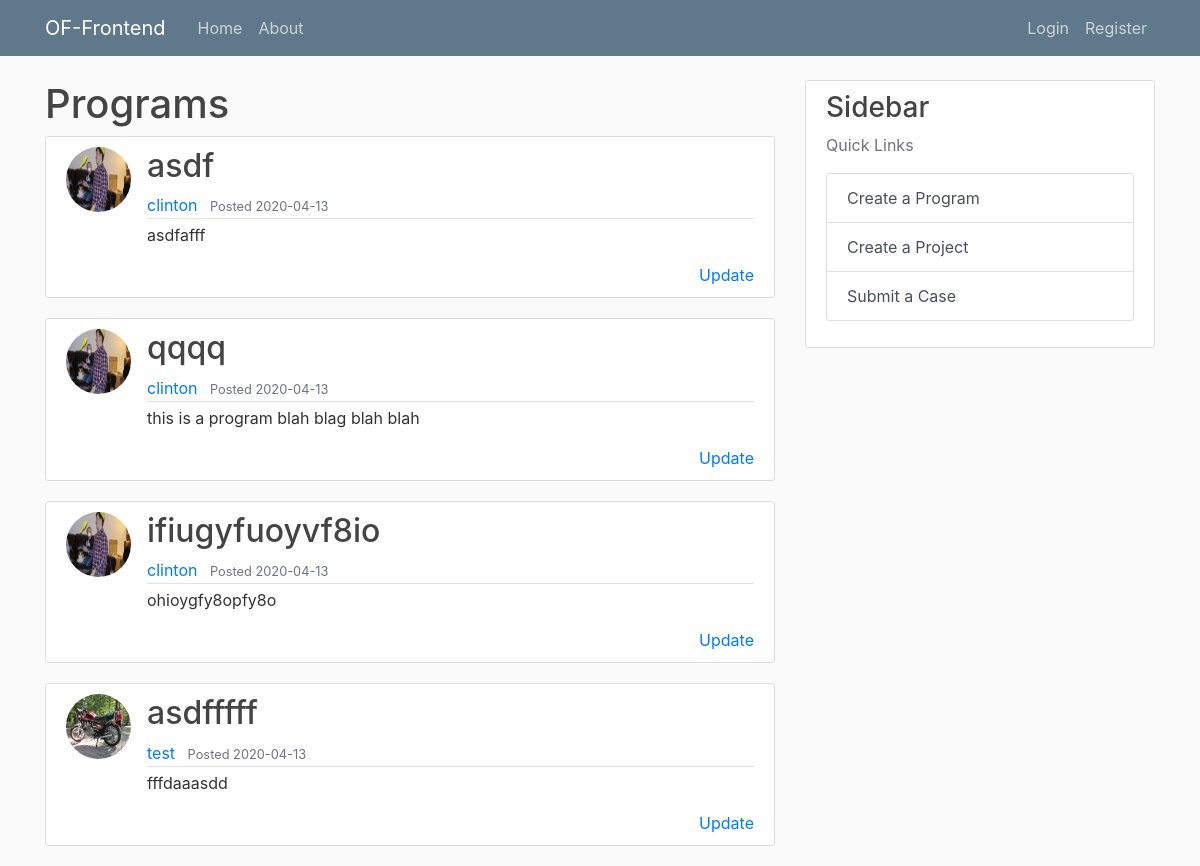
/home, run on an earlier commit of the app's database.
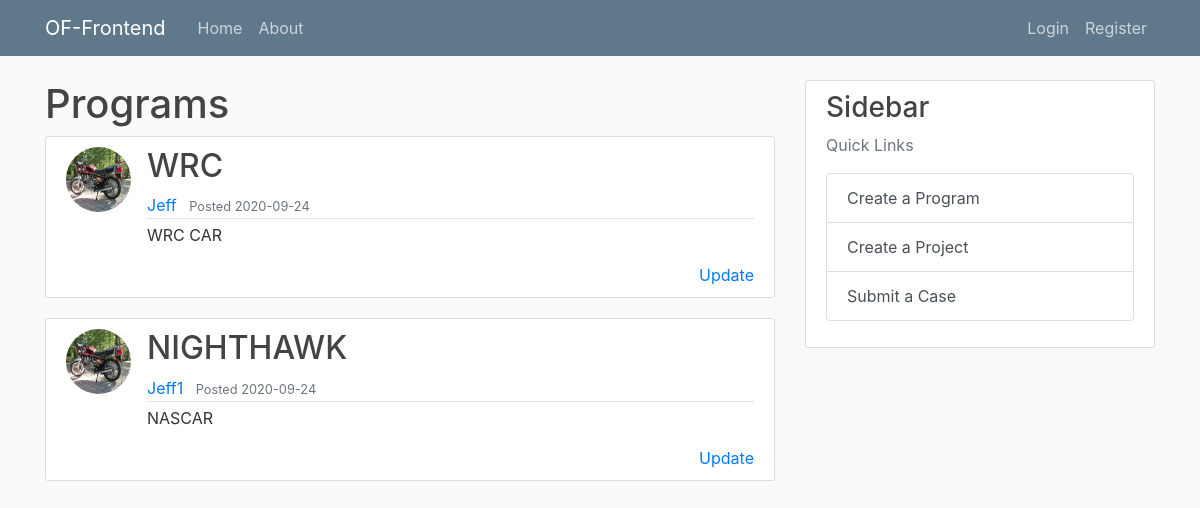
And on a later commit of the database.
### flask_website/models.py (models this page shows, shortened)
class Program(db.Model):
    __tablename__ = "program"
    id = db.Column(db.Integer, primary_key=True)
    name = db.Column(db.String(20), unique=True, nullable=False)
    description = db.Column(db.Text, unique=False, nullable=False)
    created_date = db.Column(db.DateTime, nullable=False, default=datetime.utcnow)
    created_by = db.Column(db.Integer, db.ForeignKey("user.id"), nullable=False)
    project = db.relationship("Project", back_populates="program")  # forward
    def __repr__(self):
        return f"Program|'{self.name}'),'{self.description}','{self.created_date}', '{self.created_by}'"

class User(db.Model, UserMixin):
    __tablename__ = "user"
    id = db.Column(db.Integer, primary_key=True)
    username = db.Column(db.String(20), unique=True, nullable=False)
    email = db.Column(db.String(120), unique=True, nullable=False)
    image_file = db.Column(db.String(20), default="default.jpg")
    password = db.Column(db.String(60), nullable=False)
    creator_program = db.relationship("Program", backref="creator_program", lazy=True)
    creator_project = db.relationship("Project", backref="creator_project", lazy=True)

### flask_website/routes.py (the view)
@app.route("/")
@app.route("/home")
def home():
    print(Program.query.all())
    return render_template("home.html", programs=Program.query.all())

### flask_website/templates/home.html
{% extends "layout.html" %}
{% block content %}
<h1> Programs </h1>
{% for program in programs %}
<article class="media content-section">
  <img class="rounded-circle article-img" ,
    src="{{ url_for('static',filename = 'profile_pics/' + program.creator_program.image_file) }}">
  <div class="media-body">
    <h2><a class="article-title" href="{{ url_for('program', program_id = program.id) }}">{{ program.name }}</a>
    </h2>
    <div class="article-metadata">
      <a class="mr-2" href="#">{{ program.creator_program.username }}</a>
      <small class="text-muted"> Posted {{ program.created_date.strftime('%Y-%m-%d') }}</small>
    </div>
    <p class="article-content">{{ program.description }} </p>
    <span>
      <a href="{{ url_for('update_program', program_id = program.id) }}" style="float:right">Update
      </a>
    </span>
  </div>
</article>
{% endfor %}
{% endblock content %}

What changed in the data, as far as the page shows it:
removed Program: image_file (picture), name "asdf", creator_program.username "clinton", created_date "2020-04-13", description "asdfafff"
removed Program: image_file (picture), name "qqqq", creator_program.username "clinton", created_date "2020-04-13", description "this is a program blah blag blah blah"
removed Program: image_file (picture), name "ifiugyfuoyvf8io", creator_program.username "clinton", created_date "2020-04-13", description "ohioygfy8opfy8o"
removed Program: image_file (placeholder picture), name "asdfffff", creator_program.username "test", created_date "2020-04-13", description "fffdaaasdd"
added Program: image_file (placeholder picture), name "WRC", creator_program.username "Jeff", created_date "2020-09-24", description "WRC CAR"
added Program: image_file (placeholder picture), name "NIGHTHAWK", creator_program.username "Jeff1", created_date "2020-09-24", description "NASCAR"
